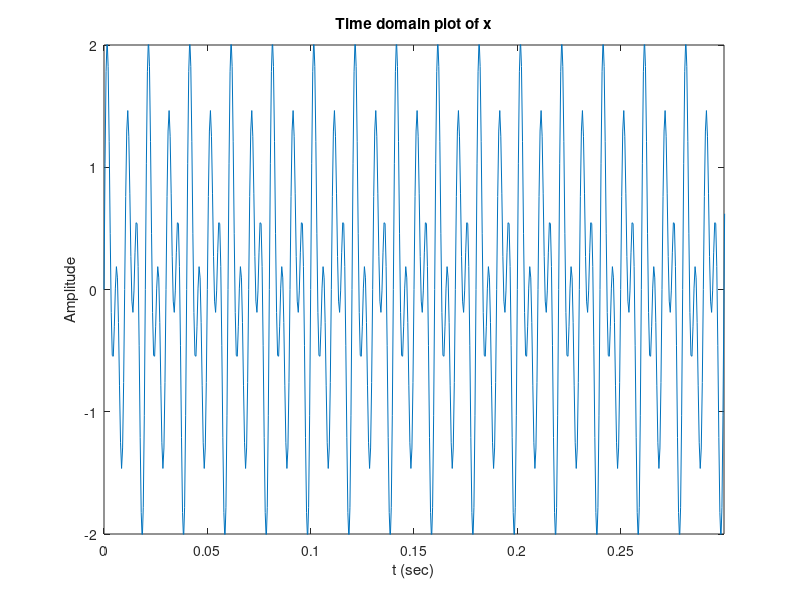
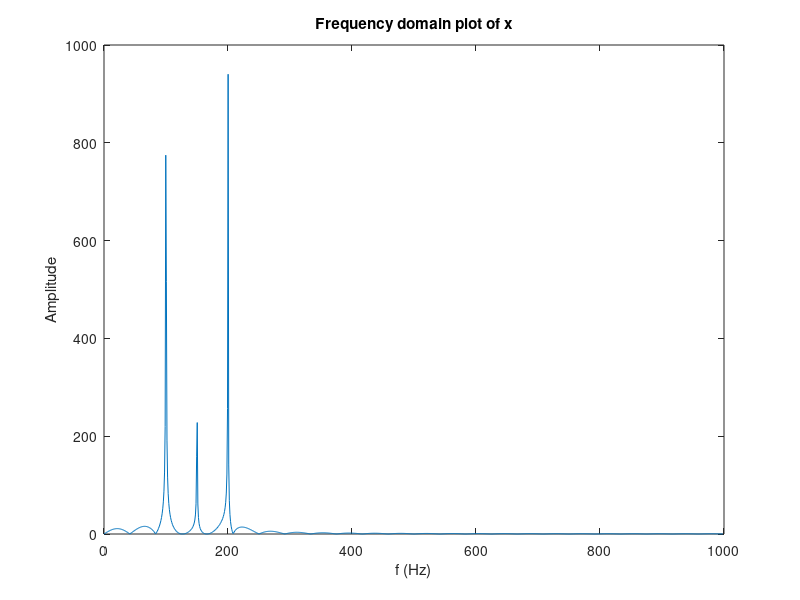
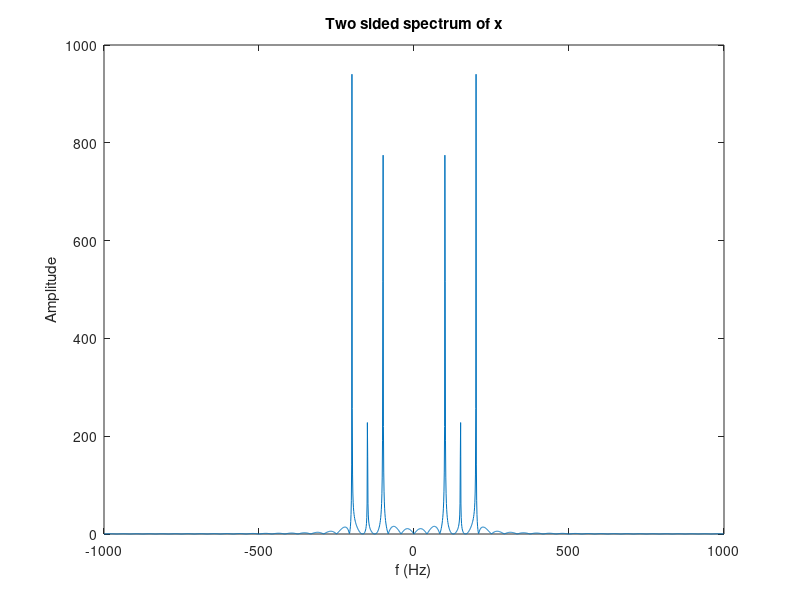
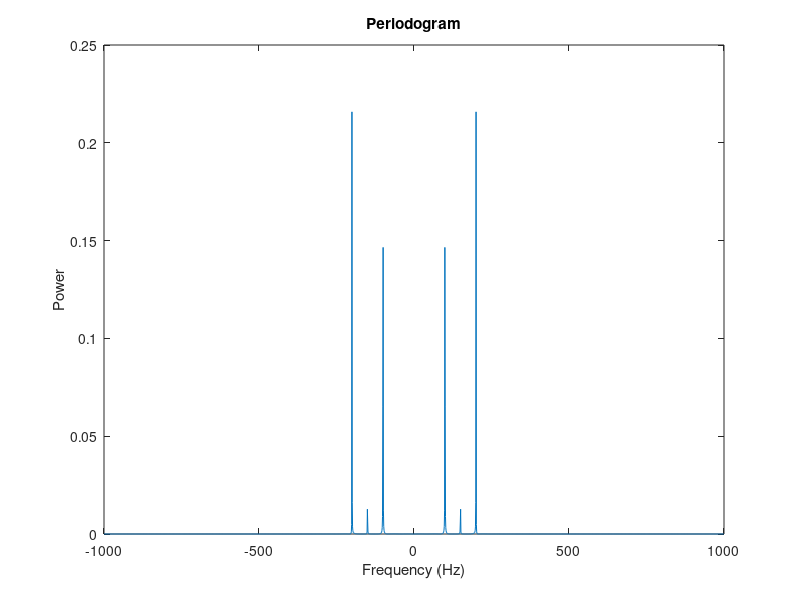

These charts were generated, in order, by the following MATLAB code:
%library for octave
pkg load signal


%%%%%%%%%%%%%%%%%%%%%%%%%%%%%%%%%%%%%%%%%%%%%%%%%%%%%%%%%%%%%%%%%%%%%%%%%%%
% Part 1 : Create the signal
%%%%%%%%%%%%%%%%%%%%%%%%%%%%%%%%%%%%%%%%%%%%%%%%%%%%%%%%%%%%%%%%%%%%%%%%%%%

close all 
clear all  
clc  
Fs=2000;  
Ts=1/Fs;
L=2000;
T=L*Ts;
t=0:Ts:(L-1)*Ts;

x=sin(2*pi*100*t)+0.3*sin(2*pi*150*(t-2))+sin(2*pi*200*t);

% Plot signal in time domain

figure(1)
plot(t,x) 
title("Time domain plot of x")
xlabel('t (sec)')
ylabel('Amplitude')   
axis([0 0.3 -2 2])

% Compute DFT

N = 2^nextpow2(L);
Fo=Fs/N;
f=(0:N-1)*Fo;
X=fft(x,N);

% Plot the signal in frequency domain

figure(2)
plot(f(1:(N-1)/2),abs(X(1:(N-1)/2)))
title("Frequency domain plot of x")
xlabel('f (Hz)')
ylabel('Amplitude')

% Shift to center of spectrum with fftshift

figure(3)
f=f-Fs/2;
X=fftshift(X);
plot(f,abs(X));title("Two sided spectrum of x"); xlabel('f (Hz)'); 
ylabel('Amplitude')

% Compute power
power=X.*conj(X)/N/L;
figure(4)
plot(f,power)
xlabel('Frequency (Hz)')
ylabel('Power')
title("Periodogram")

%%%%%%%%%%%%%%%%%%%%%%%%%%%%%%%%%%%%%%%%%%%%%%%%%%%%%%%%%%%%%%%%%%%%%%%%%%%
% Part 2 : Add noise to the signal
%%%%%%%%%%%%%%%%%%%%%%%%%%%%%%%%%%%%%%%%%%%%%%%%%%%%%%%%%%%%%%%%%%%%%%%%%%%
disp('Part2')

%Plot noise in time domain
n=randn(size(x));
figure(5)
plot(t,n) 
title("Time domain plot of noise")
xlabel('t (sec)')
ylabel('Amplitude')            
axis([0 0.3 -2 2])       

%Power spectral density of noise
noise_power=fftshift(fft(n,N)).*conj(fftshift(fft(n,N)))/N/L;
figure(6)
plot(f,noise_power)
xlabel('Frequency (Hz)')
ylabel('Power')
title("Periodogram of noise")

%Plot noisy signal in time domain
s=x+n;
figure(7)
plot(t,s) 
title("Time domain plot of noisy signal s")
xlabel('t (sec)')
ylabel('Amplitude')        
axis([0 0.3 -2 2])

%Plot s in frequency domain
S=fftshift(fft(s,N));
figure(8)
plot(f,abs(S));title("Two sided spectrum of s"); xlabel('f (Hz)'); 
ylabel('Amplitude')

%%%%%%%%%%%%%%%%%%%%%%%%%%%%%%%%%%%%%%%%%%%%%%%%%%%%%%%%%%%%%%%%%%%%%%%%%%%
% Part 3 : signal multiplication
%%%%%%%%%%%%%%%%%%%%%%%%%%%%%%%%%%%%%%%%%%%%%%%%%%%%%%%%%%%%%%%%%%%%%%%%%%%
disp('Part3')
s3=sin(2*pi*700*t).*s;
figure(9)
plot(t,s3) 
title("Time domain plot of noisy signal s3")
xlabel('t (sec)')
ylabel('Amplitude')           
axis([0 0.3 -2 2])

S3=fftshift(fft(s3,N));
figure(10)
plot(f,abs(S3));title("Two sided spectrum of s3"); xlabel('f (Hz)'); 
ylabel('Amplitude')


     